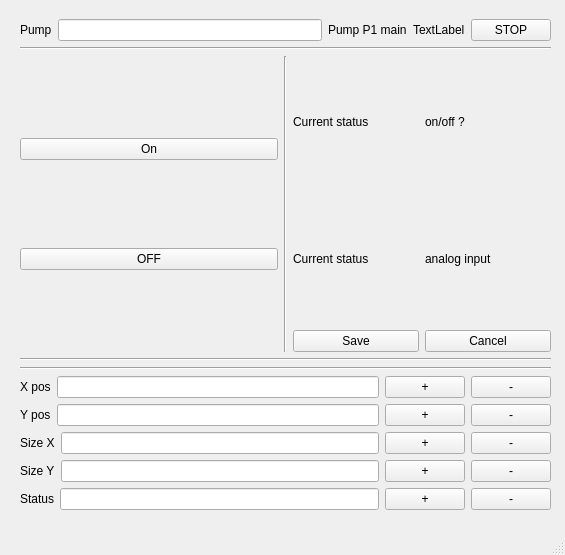
<?xml version="1.0" encoding="UTF-8"?>
<ui version="4.0">
 <class>Service</class>
 <widget class="QMainWindow" name="Service">
  <property name="geometry">
   <rect>
    <x>0</x>
    <y>0</y>
    <width>565</width>
    <height>555</height>
   </rect>
  </property>
  <property name="windowTitle">
   <string>MainWindow</string>
  </property>
  <widget class="QWidget" name="centralwidget">
   <widget class="QWidget" name="verticalLayoutWidget">
    <property name="geometry">
     <rect>
      <x>20</x>
      <y>19</y>
      <width>531</width>
      <height>491</height>
     </rect>
    </property>
    <layout class="QVBoxLayout" name="verticalLayout" stretch="1,1,5,1,1,5">
     <item>
      <layout class="QVBoxLayout" name="verticalLayout_3">
       <item>
        <layout class="QHBoxLayout" name="horizontalLayout_2">
         <item>
          <widget class="QLabel" name="label_3">
           <property name="text">
            <string>Pump</string>
           </property>
          </widget>
         </item>
         <item>
          <widget class="QLineEdit" name="lineEdit_Name"/>
         </item>
         <item>
          <widget class="QLabel" name="label_Name">
           <property name="text">
            <string>Pump P1 main</string>
           </property>
          </widget>
         </item>
         <item>
          <widget class="QLabel" name="label_2">
           <property name="text">
            <string>TextLabel</string>
           </property>
          </widget>
         </item>
         <item>
          <widget class="QPushButton" name="pushButton_STOP">
           <property name="text">
            <string>STOP</string>
           </property>
          </widget>
         </item>
        </layout>
       </item>
      </layout>
     </item>
     <item>
      <widget class="Line" name="line">
       <property name="orientation">
        <enum>Qt::Horizontal</enum>
       </property>
      </widget>
     </item>
     <item>
      <layout class="QHBoxLayout" name="horizontalLayout" stretch="2">
       <item>
        <layout class="QHBoxLayout" name="horizontalLayout_8">
         <item>
          <layout class="QVBoxLayout" name="verticalLayout_5">
           <item>
            <widget class="QPushButton" name="pushButton_ON">
             <property name="text">
              <string>On</string>
             </property>
            </widget>
           </item>
           <item>
            <widget class="QPushButton" name="pushButton_OFF">
             <property name="text">
              <string>OFF</string>
             </property>
            </widget>
           </item>
          </layout>
         </item>
         <item>
          <widget class="Line" name="line_4">
           <property name="orientation">
            <enum>Qt::Vertical</enum>
           </property>
          </widget>
         </item>
         <item>
          <layout class="QVBoxLayout" name="verticalLayout_4">
           <item>
            <layout class="QHBoxLayout" name="horizontalLayout_11">
             <item>
              <widget class="QLabel" name="label_12">
               <property name="text">
                <string>Current status</string>
               </property>
              </widget>
             </item>
             <item>
              <widget class="QLabel" name="label_Digital_val">
               <property name="text">
                <string>on/off ?</string>
               </property>
              </widget>
             </item>
            </layout>
           </item>
           <item>
            <layout class="QHBoxLayout" name="horizontalLayout_10">
             <item>
              <widget class="QLabel" name="label_10">
               <property name="text">
                <string>Current status</string>
               </property>
              </widget>
             </item>
             <item>
              <widget class="QLabel" name="label_Analog_val">
               <property name="text">
                <string>analog input</string>
               </property>
              </widget>
             </item>
            </layout>
           </item>
           <item>
            <layout class="QHBoxLayout" name="horizontalLayout_9">
             <item>
              <widget class="QPushButton" name="pushButton_SAVE">
               <property name="text">
                <string>Save</string>
               </property>
              </widget>
             </item>
             <item>
              <widget class="QPushButton" name="pushButton_CANCEL">
               <property name="text">
                <string>Cancel</string>
               </property>
              </widget>
             </item>
            </layout>
           </item>
          </layout>
         </item>
        </layout>
       </item>
      </layout>
     </item>
     <item>
      <widget class="Line" name="line_2">
       <property name="orientation">
        <enum>Qt::Horizontal</enum>
       </property>
      </widget>
     </item>
     <item>
      <widget class="Line" name="line_3">
       <property name="orientation">
        <enum>Qt::Horizontal</enum>
       </property>
      </widget>
     </item>
     <item>
      <layout class="QVBoxLayout" name="verticalLayout_2">
       <item>
        <layout class="QHBoxLayout" name="horizontalLayout_7">
         <item>
          <widget class="QLabel" name="label_5">
           <property name="text">
            <string>X pos</string>
           </property>
          </widget>
         </item>
         <item>
          <widget class="QLineEdit" name="lineEdit_Xpos"/>
         </item>
         <item>
          <widget class="QPushButton" name="pushButton_Xposplus">
           <property name="text">
            <string>+</string>
           </property>
          </widget>
         </item>
         <item>
          <widget class="QPushButton" name="pushButton_Xposminus">
           <property name="text">
            <string>-</string>
           </property>
          </widget>
         </item>
        </layout>
       </item>
       <item>
        <layout class="QHBoxLayout" name="horizontalLayout_6">
         <item>
          <widget class="QLabel" name="label_6">
           <property name="text">
            <string>Y pos</string>
           </property>
          </widget>
         </item>
         <item>
          <widget class="QLineEdit" name="lineEdit_Ypos"/>
         </item>
         <item>
          <widget class="QPushButton" name="pushButton_YposPlus">
           <property name="text">
            <string>+</string>
           </property>
          </widget>
         </item>
         <item>
          <widget class="QPushButton" name="pushButton__YposMinus">
           <property name="text">
            <string>-</string>
           </property>
          </widget>
         </item>
        </layout>
       </item>
       <item>
        <layout class="QHBoxLayout" name="horizontalLayout_5">
         <item>
          <widget class="QLabel" name="label_7">
           <property name="text">
            <string>Size X</string>
           </property>
          </widget>
         </item>
         <item>
          <widget class="QLineEdit" name="lineEdit_Xsize"/>
         </item>
         <item>
          <widget class="QPushButton" name="pushButton_XsizePlus">
           <property name="text">
            <string>+</string>
           </property>
          </widget>
         </item>
         <item>
          <widget class="QPushButton" name="pushButton_XsizeMinus">
           <property name="text">
            <string>-</string>
           </property>
          </widget>
         </item>
        </layout>
       </item>
       <item>
        <layout class="QHBoxLayout" name="horizontalLayout_3">
         <item>
          <widget class="QLabel" name="label_8">
           <property name="text">
            <string>Size Y</string>
           </property>
          </widget>
         </item>
         <item>
          <widget class="QLineEdit" name="lineEdit_Ysize"/>
         </item>
         <item>
          <widget class="QPushButton" name="pushButton_9">
           <property name="text">
            <string>+</string>
           </property>
          </widget>
         </item>
         <item>
          <widget class="QPushButton" name="pushButton_6">
           <property name="text">
            <string>-</string>
           </property>
          </widget>
         </item>
        </layout>
       </item>
       <item>
        <layout class="QHBoxLayout" name="horizontalLayout_4">
         <item>
          <widget class="QLabel" name="label_9">
           <property name="text">
            <string>Status</string>
           </property>
          </widget>
         </item>
         <item>
          <widget class="QLineEdit" name="lineEdit_5"/>
         </item>
         <item>
          <widget class="QPushButton" name="pushButton_10">
           <property name="text">
            <string>+</string>
           </property>
          </widget>
         </item>
         <item>
          <widget class="QPushButton" name="pushButton_7">
           <property name="text">
            <string>-</string>
           </property>
          </widget>
         </item>
        </layout>
       </item>
      </layout>
     </item>
    </layout>
   </widget>
  </widget>
  <widget class="QMenuBar" name="menubar">
   <property name="geometry">
    <rect>
     <x>0</x>
     <y>0</y>
     <width>565</width>
     <height>21</height>
    </rect>
   </property>
  </widget>
  <widget class="QStatusBar" name="statusbar"/>
 </widget>
 <resources/>
 <connections/>
</ui>
